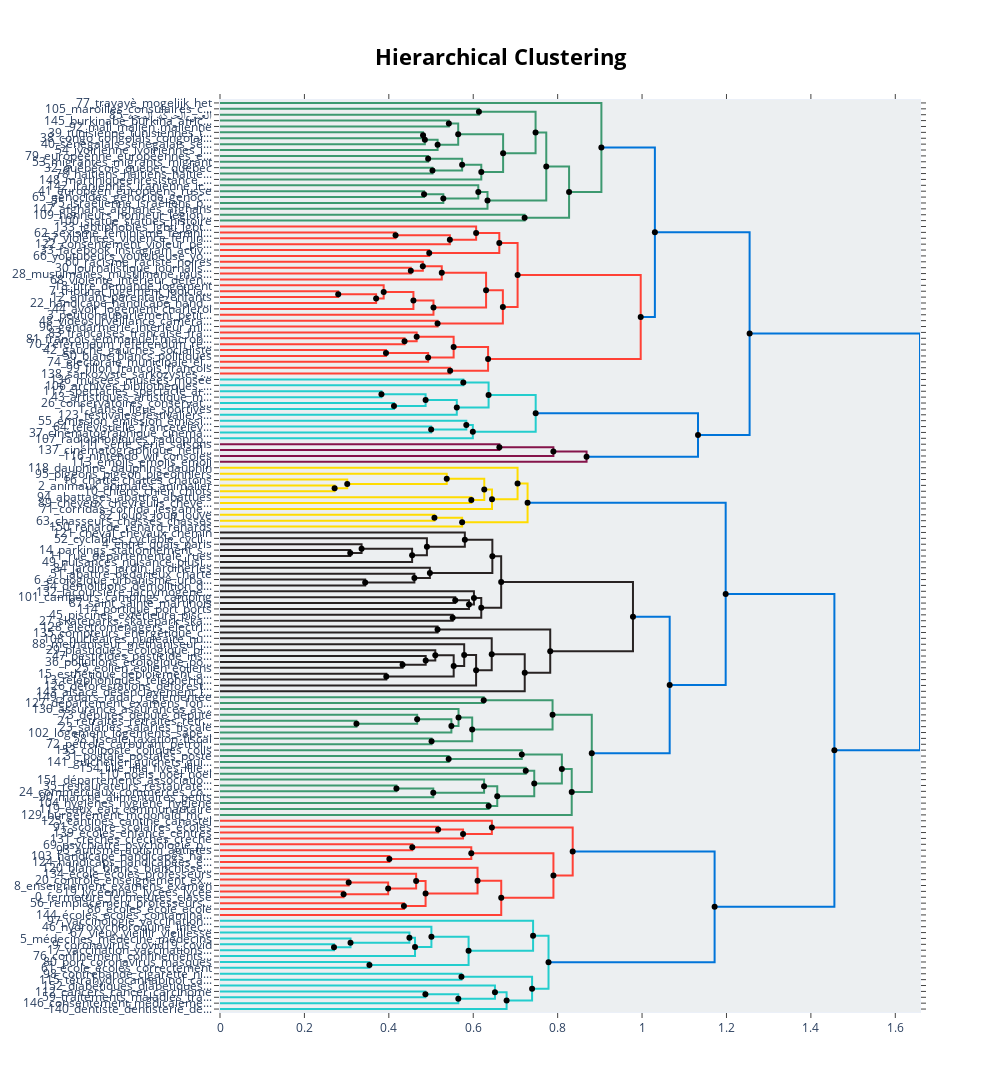

The notebook cell this image was saved under:
### Code cell
hierarchical_topics = topic_model.hierarchical_topics(df_preprocessed['processed_data'])
topic_model.visualize_hierarchy(hierarchical_topics=hierarchical_topics)
